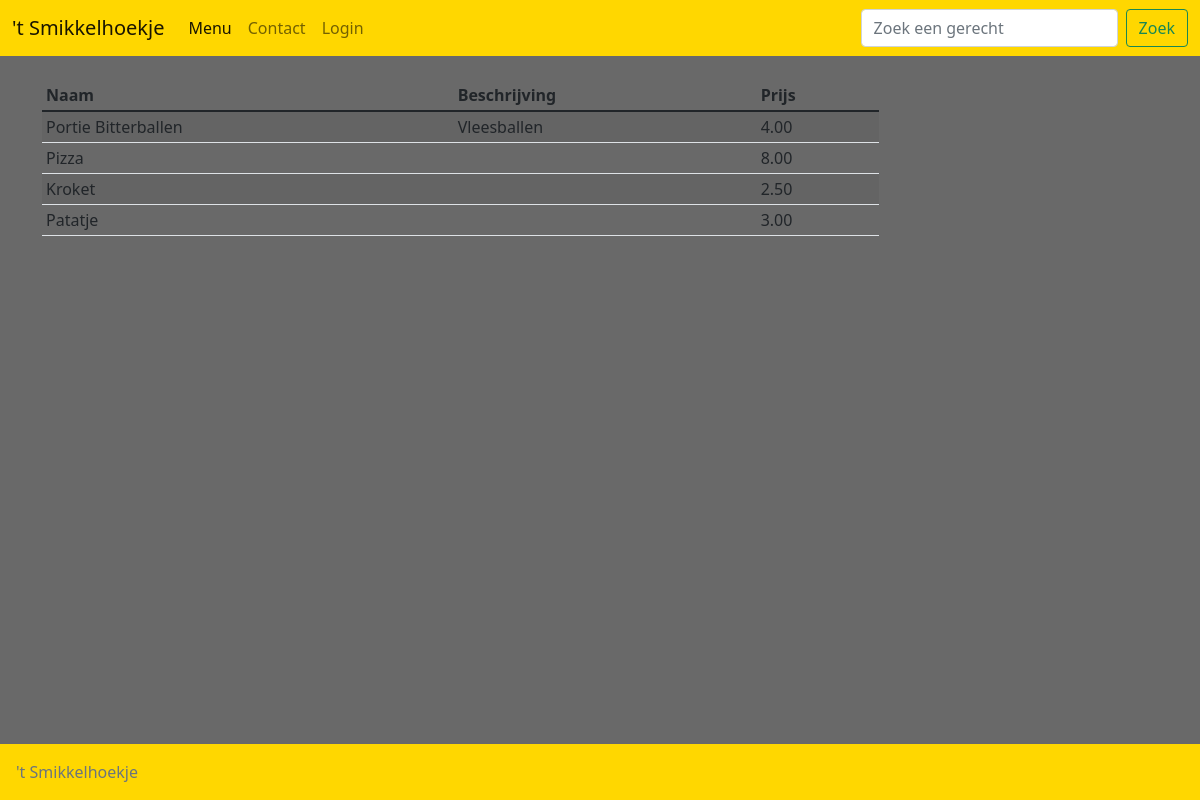
Page /php/index.php?page=Menu on the earlier database version.
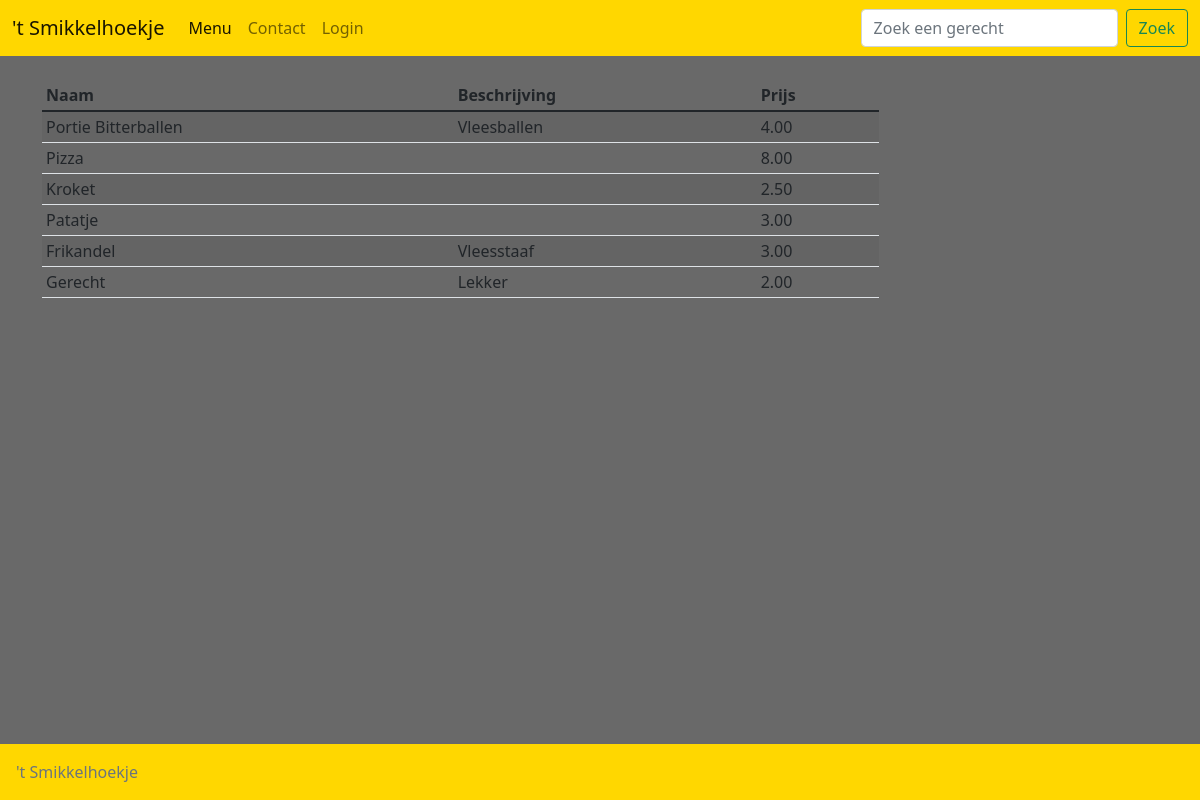
Same page on the later database version.
### tables this page shows
CREATE TABLE `gerecht` (
  `ID` int(11) NOT NULL,
  `naam` varchar(255) NOT NULL,
  `prijs` decimal(5,2) NOT NULL,
  `beschrijving` varchar(255) NOT NULL
);

### php/menu.php (the view, shortened to what this page needs)
<?php
    if(isset($_GET['menuItem']) && !empty($_GET['menuItem'])){
        $sql = "SELECT * FROM gerecht WHERE naam LIKE CONCAT('%', :naam, '%')";
        $stmt = $connect->prepare($sql);
        $stmt->bindParam(":naam", $_GET['menuItem']);
    } else {
        $sql = "SELECT * FROM gerecht";
        $stmt = $connect->prepare($sql);
    }
    $stmt->execute();
    $result = $stmt->fetchAll();
?>
<div class="container">
    <table class="table table-sm table-hover table-striped w-75">
        <thead>
            <th scope="col">Naam</th>
            <th scope="col">Beschrijving</th>
            <th scope="col">Prijs</th>
        </thead>
        <tbody>
            <?php foreach ($result as $res) { ?>
                <tr>
                    <td><?php echo $res['naam']; ?></td>
                    <td><?php echo $res['beschrijving']; ?></td>
                    <td><?php echo $res['prijs']; ?></td>
                </tr>
            <?php } ?>
        </tbody>
    </table>
</div>

### php/includes/header.php (shortened to what this page needs)
<?php
    $stepsBackPath = "";
?>
<head>
    <!DOCTYPE html>
    <html lang="en">
    <link href="https://cdn.jsdelivr.net/npm/bootstrap@5.1.3/dist/css/bootstrap.min.css" rel="stylesheet"
 />
    <link rel="stylesheet" href="https://cdn.jsdelivr.net/npm/bootstrap-icons@1.8.1/font/bootstrap-icons.css" />
    <?php echo "<link rel='stylesheet' href='" . $stepsBackPath . "../css/main.css'>"; ?>
</head>
<body class="d-flex flex-column min-vh-100">
    <header class="mb-4">
        <nav class="navbar navbar-expand-lg navbar-light">
            <div class="container-fluid">
                <?php echo "<a class='navbar-brand' href='" . $stepsBackPath . "index.php?page=Index'>'t Smikkelhoekje</a>"; ?>
                <div class="collapse navbar-collapse" id="navbarSupportedContent">
                    <ul class="navbar-nav me-auto mb-2 mb-lg-0">
                        <?php
                        if (isset($_COOKIE['isAdmin'])) {
                            if ($_COOKIE['isAdmin'] == "1"){
                                $loginOrAdmin = "Admin";
                            } else {
                                $loginOrAdmin = "Login";
                            }
                        } else {
                            $loginOrAdmin = "Login";
                        }
                        $pages = array("Menu", "Contact", $loginOrAdmin);
                        foreach ($pages as $page) {
                            echo "<li class='nav-item'>";
                            echo "<a href='" . $stepsBackPath . "index.php?page=$page' class='nav-link ";
                            if ($page == $activePage) {
                                echo "active";
                            }
                            echo "'>$page</a></li>";
                        }
                        ?>
                    </ul>
                    <form action="<?php echo $stepsBackPath?>index.php?page=Menu" method="get" class="d-flex mb-lg-0">
                        <input class="form-control me-2" type="search" placeholder="Zoek een gerecht" name="menuItem" />
                        <button class="btn btn-outline-success" type="submit">
                            Zoek
                        </button>
                    </form>
                </div>
            </div>
        </nav>
    </header>

Differences in the rows shown:
added gerecht: naam "Frikandel", beschrijving "Vleesstaaf", prijs "3.00"
added gerecht: naam "Gerecht", beschrijving "Lekker", prijs "2.00"
